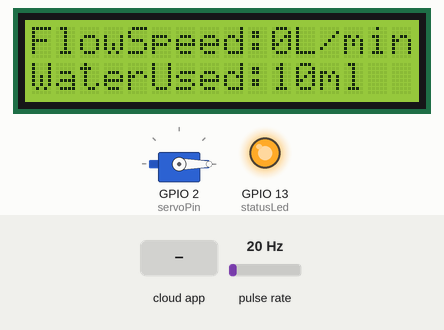
This sketch was run on a simulated ESP8266 (NodeMCU). Parts: servo, 16×2 character LCD, output pins drawn as LEDs (lit = HIGH). Wiring (inferred from the names in the program): pulse sensor: data GPIO 5. Inputs (shaded band) come from the test bench; at power-on: pulse rate 20 Hz. WiFi joins after 1.5 s; servers stay silent unless stated; the Firebase database answers and starts empty; what the sketch prints to the serial monitor is not drawn.

Above: at 3.2 s.
3.3 s: the phone or cloud app sets limit to 0
At 6.29 s:
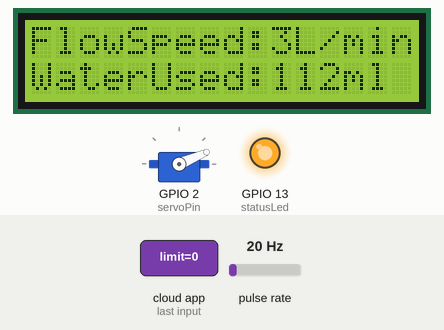
6.4 s: pulse rate (sensor on GPIO 5) set to 50 Hz
8.7 s: pulse rate (sensor on GPIO 5) set to 4 Hz
At 9.9 s:
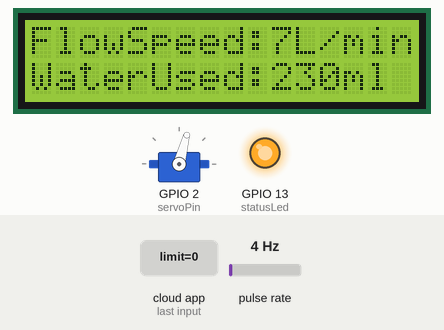
11.6 s: the phone or cloud app sets tap to OPEN
13.9 s: pulse rate (sensor on GPIO 5) set to 100 Hz
At 16.4 s:
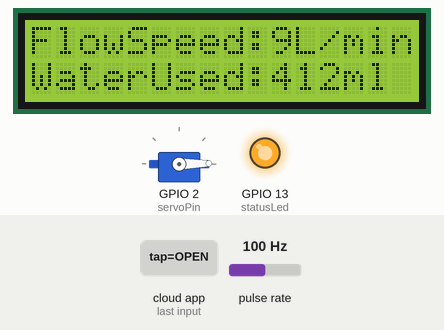
Timing chart, 0 to 18.0 s (numbered marks = the images above; inputs shaded):
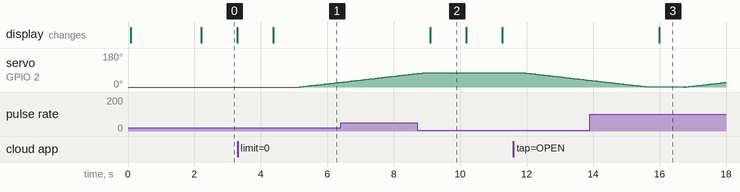

Measured:
- after the input at 3.3 s, servo on GPIO 2 (servoPin): moves from 0° to 25° over 1.2 s, starting after 1.9 s
- after the input at 13.9 s, the display: changes after 2.1 s (image 3)
- what the display in image 0 shows lasts 1.1 s, from 2.2 s to 3.3 s

The sketch:

Genisis_Device_Code.ino
```cpp
#include <Servo.h>
#include <Wire.h>
#include <LiquidCrystal_I2C.h>
#include <ESP8266WiFi.h>
#include <FirebaseArduino.h>

LiquidCrystal_I2C lcd(0x27, 16, 2); // In NodeMcu SDA=> D2 , SCL=>D3
Servo myServo;

#define FIREBASE_HOST "Your Project host address"  // Example: my-app.ieon321.com (provided by firebase)
#define FIREBASE_AUTH "Firebase Authendication secret key"
#define WIFI_SSID "your Wifi name"
#define WIFI_PASSWORD "your Wifi password"

int pos;
byte statusLed    = 13 ;    // device is working or not.
byte sensorInterrupt = 0  ; // 0 = digital pin 2
byte sensorPin       = 5;   // Pin Number in NodeMcu D1
byte servoPin = 2;          // Pin Number in NodeMcu D4
// The hall-effect flow sensor outputs approximately 4.5 pulses per second per
// litre/minute of flow.
float calibrationFactor = 4.5;
volatile byte pulseCount;
float flowRate;
unsigned int flowMilliLitres;
unsigned long totalMilliLitres ;
unsigned long oldTime;
int limit;
//boolean swh;
String value="NO";
void setup()
{
  myServo.attach(servoPin);
  // Initialize a serial connection for reporting values to the host
  Serial.begin(9600);
  myServo.write(0);
  Wire.begin(4,0); // In NodeMcu SDA=> D2(4) , SCL=>D3(0)
  lcd.begin();
  lcd.backlight();
  WiFi.begin(WIFI_SSID, WIFI_PASSWORD);
  Serial.print("Connecting");
  lcd.setCursor(0,0);
  lcd.print("Connecting.....");
  while (WiFi.status() != WL_CONNECTED) {
    Serial.print(".");
    delay(500);
  }
  Serial.println();
  Serial.print("connected: ");
  Serial.println(WiFi.localIP());

  Firebase.begin(FIREBASE_HOST, FIREBASE_AUTH);

  // Set up the status LED line as an output
  pinMode(statusLed, OUTPUT);
  digitalWrite(statusLed, HIGH);  // We have an active-low LED attached

  pinMode(sensorPin, INPUT);
  digitalWrite(sensorPin, HIGH);

  pulseCount        = 0;
  flowRate          = 0.0;
  flowMilliLitres   = 0;
  totalMilliLitres  =0;
  oldTime           = 0;
  Firebase.setInt("User/0001/limit",1000);
  limit=Firebase.getInt("User/0001/limit");
  // The Hall-effect sensor is connected to pin 2 which uses interrupt 0.
  // Configured to trigger on a FALLING state change (transition from HIGH
  // state to LOW state)
  attachInterrupt(digitalPinToInterrupt(sensorPin), pulseCounter, FALLING);
  //totalMilliLitres+=Firebase.getFloat("User/0001/water");
  Firebase.setString("User/0001/tap","OPEN");
  //Firebase.setString("User/0001/tapU","CLOSE");

  }
int n=0;

void loop()
{
  limit=Firebase.getInt("User/0001/limit");


   if((millis() - oldTime) > 1000)    // Only process counters once per second
  {
    // Disable the interrupt while calculating flow rate and sending the value to
    // the host
    detachInterrupt(digitalPinToInterrupt(sensorPin));

    // Because this loop may not complete in exactly 1 second intervals we calculate
    // the number of milliseconds that have passed since the last execution and use
    // that to scale the output. We also apply the calibrationFactor to scale the output
    // based on the number of pulses per second per units of measure (litres/minute in
    // this case) coming from the sensor.
    flowRate = ((1000.0 / (millis() - oldTime)) * pulseCount) / calibrationFactor;

    // Note the time this processing pass was executed. Note that because we've
    // disabled interrupts the millis() function won't actually be incrementing right
    // at this point, but it will still return the value it was set to just before
    // interrupts went away.
    oldTime = millis();

    // Divide the flow rate in litres/minute by 60 to determine how many litres have
    // passed through the sensor in this 1 second interval, then multiply by 1000 to
    // convert to millilitres.
    flowMilliLitres = (flowRate / 60) * 1000;

    // Add the millilitres passed in this second to the cumulative total
    totalMilliLitres += flowMilliLitres;

    unsigned int frac;

    // Print the flow rate for this second in litres / minute
     Serial.print("Flow rate: ");
    Serial.print(int(flowRate));  // Print the integer part of the variable
    Serial.print(" L/min");
    Serial.print("\t");       // Print tab space
    // Print the cumulative total of litres flowed since starting
    Serial.print("Output Liquid Quantity: ");
    Serial.print(totalMilliLitres);
    Serial.print("mL     ");
    //Serial.print("\t");       // Print tab space
    Serial.println(totalMilliLitres/1000);
    Serial.print("L");

    lcd.setCursor(0,0);
    lcd.print("FlowSpeed:");
    lcd.print(int(flowRate));
    lcd.print("L/min");
    lcd.setCursor(0,1);
    lcd.print("WaterUsed:");
    lcd.print(totalMilliLitres);
    lcd.print("ml");
    Firebase.setFloat("User/0001/water", totalMilliLitres); //send data to colud firebase
     value = Firebase.getString("User/0001/tap");
     //limit = Firebase.getInt("User/0001/limit");   // if limit get from firebase it's crashed whole code.
     value.toUpperCase();

  // handle error
  if (Firebase.failed()) {
      Serial.print("setting /number failed:");
      Serial.println(Firebase.error());
      return;
  }
    //delay(1000);
    // Reset the pulse counter so we can start incrementing again
    pulseCount = 0;

    // Enable the interrupt again now that we've finished sending output
    attachInterrupt(digitalPinToInterrupt(sensorPin), pulseCounter, FALLING);

    if(limit>totalMilliLitres){
      while(pos>0){
          myServo.write(pos);
          delay(50);
          pos-=1;
        }

    }else {
      Firebase.setString("User/0001/tap","CLOSE");
      if(Firebase.getString("User/0001/tap").equals("OPEN")){
        while(pos>0){
          myServo.write(pos);
          delay(50);
          pos-=1;
        }
        Firebase.setString("User/0001/tap","OPEN");
      }else if(Firebase.getString("User/0001/tap").equals("CLOSE")){
        while(pos<=75){
          myServo.write(pos);
          delay(50);
          pos+=1;
        }
        //Firebase.setString("User/0001/tap","CLOSE");
      }
    }
    /*if(Firebase.getString("User/0001/tap").equals("OPEN")){
      while(pos>0){
          myServo.write(pos);
          delay(50);
          pos-=1;

    }
    Firebase.setString("User/0001/tap","OPEN");
    }
    if(Firebase.getString("User/0001/tap").equals("CLOSE")){
      while(pos<=75){
          myServo.write(pos);
          delay(50);
          pos+=1;
        }
        Firebase.setString("User/0001/tap","OPEN");
    }*/

   /* if(Firebase.getString("User/0001/tap").equals("OPEN")){
      if(limit<=totalMilliLitres){
        Firebase.setString("User/0001/tap","CLOSE");
        while(pos<=75){
          myServo.write(pos);
          delay(50);
          pos+=1;
        }
      }else{
          myServo.write(0);
       }
   }else if(Firebase.getString("User/0001/tap").equals("CLOSE")){
      while(pos<=75){
          myServo.write(pos);
          delay(50);
          pos+=1;
        }
   }*/
  }

}
void pulseCounter()
{
  // Increment the pulse counter
  pulseCount++;
}
```
